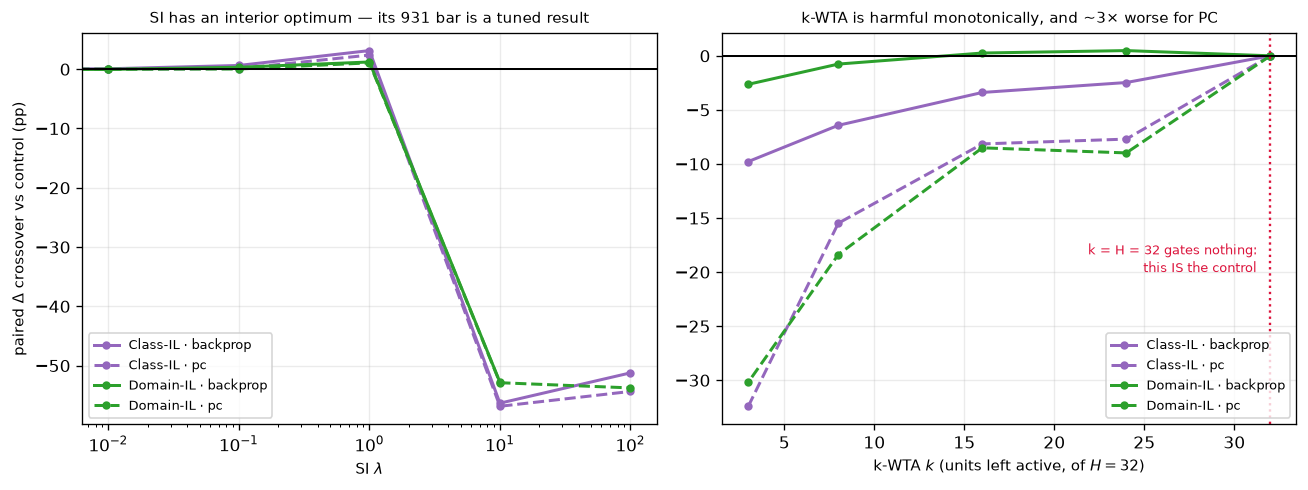

The script that drew this image:
"""What do the added-mechanism sweeps look like underneath the ranking?

900-series PLOT SCRIPT. Loads saved arrays, trains nothing. Discussion D1, appendix evidence.

ONE PLOT, one grid cell, as script_plan_800_900.md specifies for 932 ("copy 210 + 220"): the two
sweeps 931 summarises to a single bar each, drawn in full.

WHY THE FULL SWEEP EARNS APPENDIX SPACE. 931 reports one cell per intervention, which is the right
summary and also the one that can mislead. Two things are only visible here:

    k-WTA is harmful MONOTONICALLY. Class-IL backprop: −2.47, −3.39, −6.43, −9.78 as k tightens
    from 24 to 3; PC: −7.70, −8.15, −15.48, −32.41. It is not a badly-chosen k, it is the
    mechanism, and it hurts PC roughly three times as much as backprop.
    ⚠ k = H = 32 IS THE CONTROL, not an intervention -- gating all 32 units gates nothing, and it
    returns +0.00 ± 0.00 exactly. It is drawn, marked, and excluded from any "best k".

    SI has an interior optimum, so its 931 bar is a genuine tuned result. EWC's does not, which is
    why EWC's bar is a lower bound and is hatched there.

Styling follows the 300-series scripts: tab: colours by scenario, dpi 120, bbox_inches="tight",
9pt labels. No shared style module.

PROVENANCE
    210_si_lambda_sweep.npz   PRE-800. SI lambda swept, both scenarios, backprop and pc.
    220_kwta_k_sweep.npz      PRE-800. k in {32, 24, 16, 8, 3} at H = 32.
    130_freeze_factorial.npz  supplies the shared control each is differenced against.
"""
import sys
from pathlib import Path

ROOT = Path(__file__).resolve().parents[1]
sys.path.insert(0, str(ROOT))

import numpy as np
import matplotlib.pyplot as plt

from src.protocol import figure_path
from src.metrics import paired_diff

EXP = ROOT / "experiments"
SCEN = ["class_il", "domain_il"]
NICE = {"class_il": "Class-IL", "domain_il": "Domain-IL"}
COLORS = {"class_il": "tab:purple", "domain_il": "tab:green"}
METHOD_LS = {"backprop": "-", "pc": "--"}
H = 32


def series(fname, key, gridkey):
    z = np.load(EXP / fname, allow_pickle=True)
    ctl = np.load(EXP / "130_freeze_factorial.npz", allow_pickle=True)
    grid = np.asarray(z[gridkey], float)
    out = {}
    for s in SCEN:
        for m in ("backprop", "pc"):
            arr = np.asarray(z[f"crossover_{s}_{m}_{key}"], float)
            base = np.asarray(ctl[f"crossover_{s}_{m}_control"], float)
            out[(s, m)] = np.array([paired_diff(arr[i], base)[0] for i in range(arr.shape[0])])
    return grid, out


if __name__ == "__main__":
    fig, (ax1, ax2) = plt.subplots(1, 2, figsize=(11.0, 4.2))

    grid, out = series("210_si_lambda_sweep.npz", "si", "lambdas")
    for (s, m), v in out.items():
        ax1.plot(grid, v, ls=METHOD_LS[m], marker="o", ms=4, lw=1.8, color=COLORS[s],
                 label=f"{NICE[s]} · {m}")
        print(f"  SI    {NICE[s]:10s} {m:9s} " + "  ".join(f"{g:g}:{x:+.2f}"
                                                           for g, x in zip(grid, v)))
    ax1.axhline(0, color="k", lw=1.2)
    ax1.set_xscale("log")
    ax1.set_xlabel("SI $\\lambda$", fontsize=9)
    ax1.set_ylabel("paired $\\Delta$ crossover vs control (pp)", fontsize=9)
    ax1.set_title("SI has an interior optimum — its 931 bar is a tuned result", fontsize=9)
    ax1.grid(alpha=0.25)
    ax1.legend(fontsize=7.5)

    grid, out = series("220_kwta_k_sweep.npz", "kwta", "k_values")
    for (s, m), v in out.items():
        ax2.plot(grid, v, ls=METHOD_LS[m], marker="o", ms=4, lw=1.8, color=COLORS[s],
                 label=f"{NICE[s]} · {m}")
        print(f"  kWTA  {NICE[s]:10s} {m:9s} " + "  ".join(f"k={g:g}:{x:+.2f}"
                                                           for g, x in zip(grid, v)))
    ax2.axhline(0, color="k", lw=1.2)
    ax2.axvline(H, color="crimson", ls=":", lw=1.4)
    ax2.annotate(f"k = H = {H} gates nothing:\nthis IS the control", (H, -20),
                 xytext=(-8, 0), textcoords="offset points", ha="right", fontsize=7.5,
                 color="crimson", linespacing=1.3)
    ax2.set_xlabel("k-WTA $k$ (units left active, of $H=32$)", fontsize=9)
    ax2.set_title("k-WTA is harmful monotonically, and ~3× worse for PC", fontsize=9)
    ax2.grid(alpha=0.25)
    ax2.legend(fontsize=7.5, loc="lower right")

    fig.tight_layout()
    out_path = figure_path(__file__)
    fig.savefig(out_path, dpi=120, bbox_inches="tight")
    print(f"saved {out_path}")
